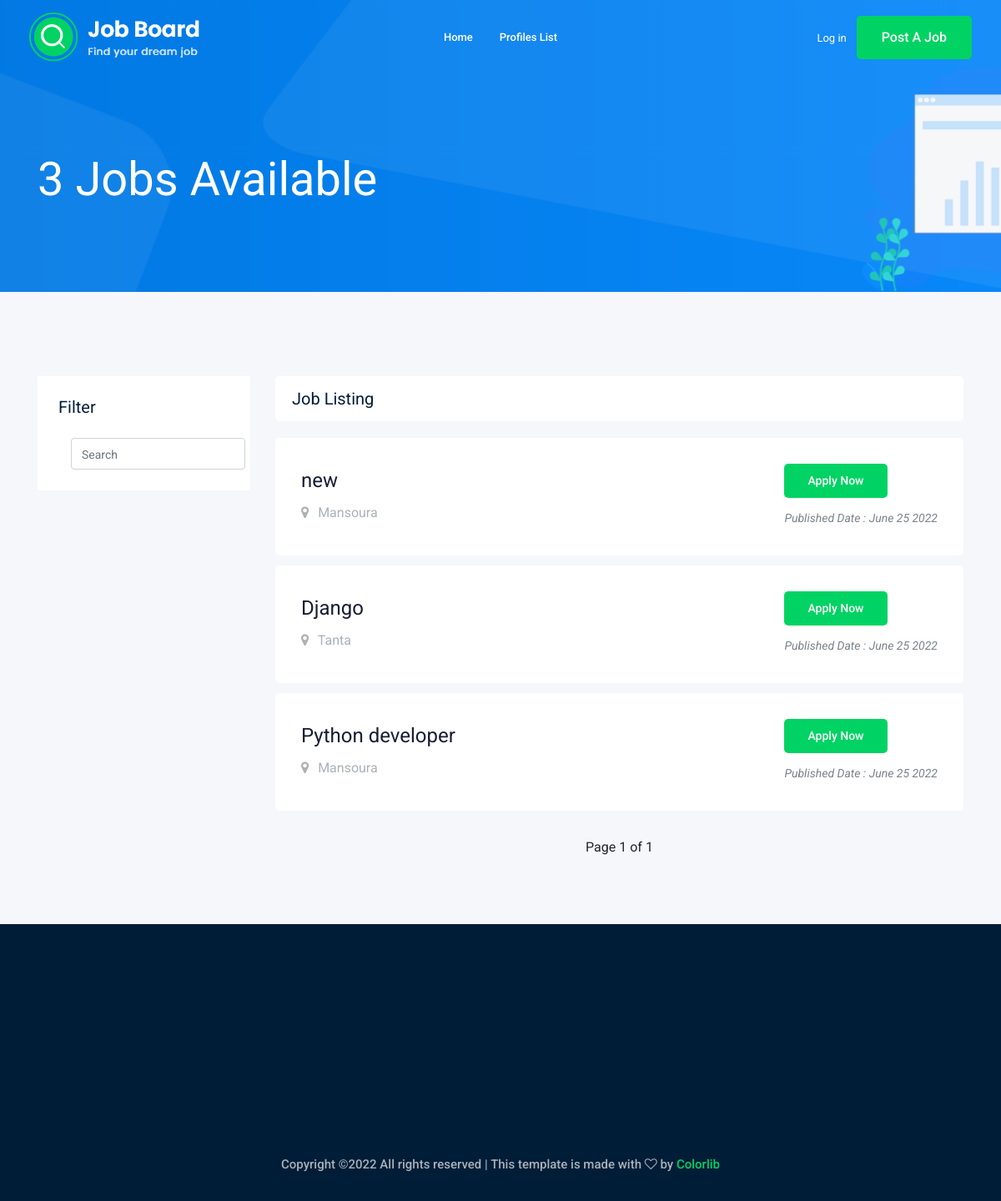
The app's page /, older data.
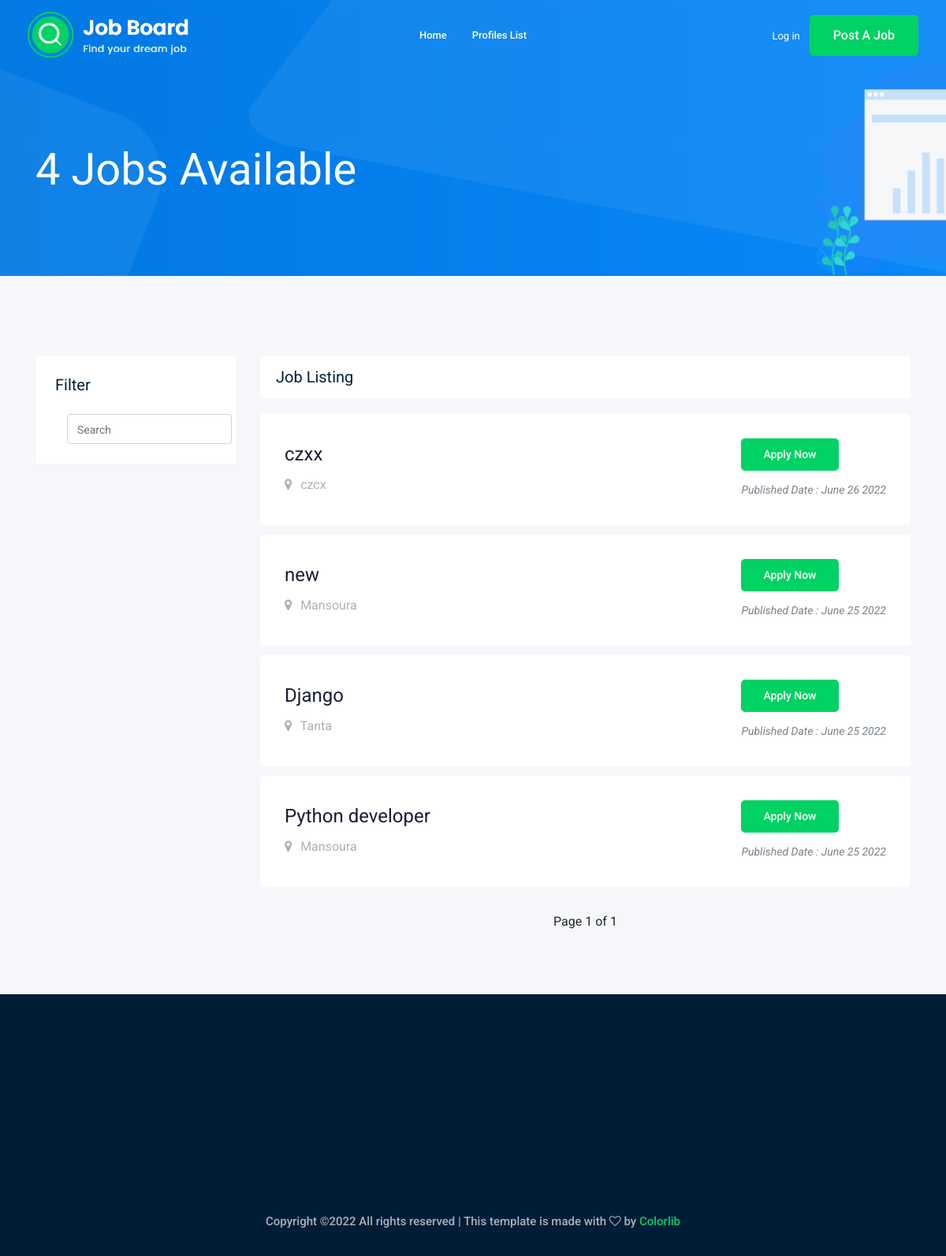
The same page, newer data.
### jobs/models.py (models this page shows, shortened)
class Job(models.Model):
    LEVELS = (
        ("JR", "Junior"),
        ("MID", "Mid-Level"),
        ("SR", "Senior"),
    )
    title = models.CharField(max_length=50)
    published_at = models.DateTimeField(auto_now=True)
    location = models.CharField(max_length=50)
    experience_level = models.CharField(
        choices=LEVELS,
        max_length=3,
        default="JR",
    )
    description = models.TextField()
    employee = models.ForeignKey(
        get_user_model(), on_delete=models.CASCADE, related_name="job"
    )

### jobs/views.py (the view)
# urls.py: path('', JobListView.as_view(), name='job_list'),
class JobListView(ListView):
    model = Job
    template_name = "jobs/home.html"
    context_object_name = "job_list"
    paginate_by = 5
    def get_queryset(self, *args, **kwargs):
        qs = super(JobListView, self).get_queryset(*args, **kwargs)
        qs = qs.order_by("-published_at")
        return qs

### templates/jobs/home.html (shortened to what this page needs)
{% extends 'base.html' %}
{% block content %}
   <div class="bradcam_area bradcam_bg_1">
    <div class="container">
        <div class="row">
            <div class="col-xl-12">
                <div class="bradcam_text">
                    <h3>{{job_list.count}} Jobs Available</h3>
                </div>
            </div>
        </div>
    </div>
</div>
       <div class="job_listing_area plus_padding">
        <div class="container">
            <div class="row">
                <div class="col-lg-3">
                    <div class="job_filter white-bg">
                        <div class="form_inner white-bg">
                            <h3>Filter</h3>
                            <div class="col-lg-12">
                            <form class="form-inline mt-2 mt-md-0" action="{% url 'search_results' %}"
                            method="get">
                            <input name="q" class="form-control mr-sm-2" type="text" placeholder="Search"
                            aria-label="Search">
                            </form>
                            </div>
                        </div>
                    </div>
                </div>
                <div class="col-lg-9">
                    <div class="recent_joblist_wrap">
                        <div class="recent_joblist white-bg ">
                            <div class="row align-items-center">
                                <div class="col-md-6">
                                    <h4>Job Listing</h4>
                                </div>
                                <div class="col-md-6">
                                </div>
                            </div>
                        </div>
                    </div>
                    <div class="job_lists m-0">
                        <div class="row">
                            {% for job in job_list%}
                            <div class="col-lg-12 col-md-12">
                                <div class="single_jobs white-bg d-flex justify-content-between">
                                    <div class="jobs_left d-flex align-items-center">
                                        <div class="jobs_conetent">
                                            <a href="job_details.html"><h4><a href="{% url 'job_detail' job.pk %}">{{ job.title }}</a></h4></a>
                                            <div class="links_locat d-flex align-items-center">
                                                <div class="location">
                                                    <p> <i class="fa fa-map-marker"></i> {{job.location}}</p>
                                                </div>
                                            </div>
                                        </div>
                                    </div>
                                    <div class="jobs_right">
                                        <div class="apply_now">
                                            <a href="{% url 'job_detail' job.pk %}" class="boxed-btn3">Apply Now</a>
                                        </div>
                                        <div class="date">
                                            <p>Published Date : {{job.published_at|date:"F d Y"}}</p>
                                        </div>
                                    </div>
                                </div>
                            </div>
                          {% endfor %}
                        </div>
                        <div class="row">
                            <div class="col-lg-12">
                                <div class="pagination_wrap">
                                    <ul>
                                        <li><span> Page {{ page_obj.number }} of {{ page_obj.paginator.num_pages }}</span></li>
                                    </ul>
                                </div>
                            </div>
                        </div>
                    </div>
                </div>
            </div>
        </div>
    </div>
{% endblock content %}

Row changes from the older to the newer data that the page shows:
added Job: title "czxx", location "czcx", published_at "June 26 2022"
Text that changed along with them:
{{ job_list.count }}: "3" → "4"
